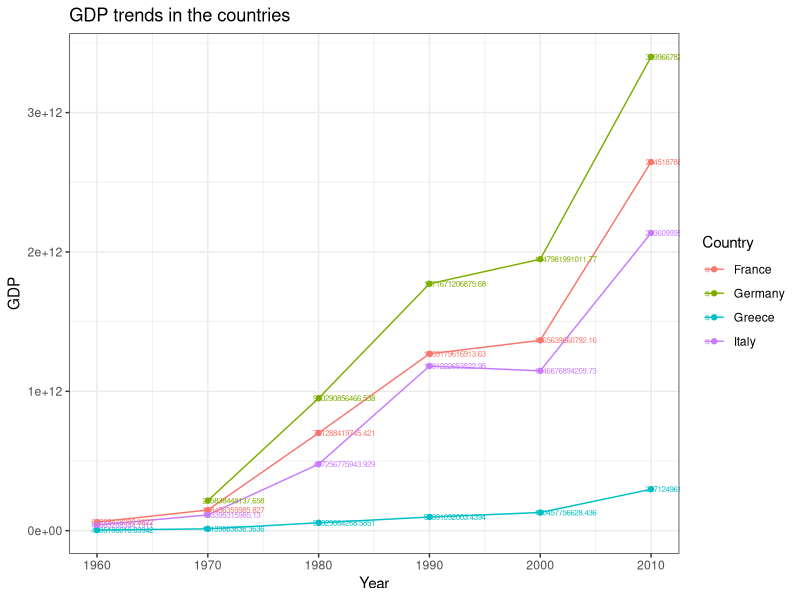
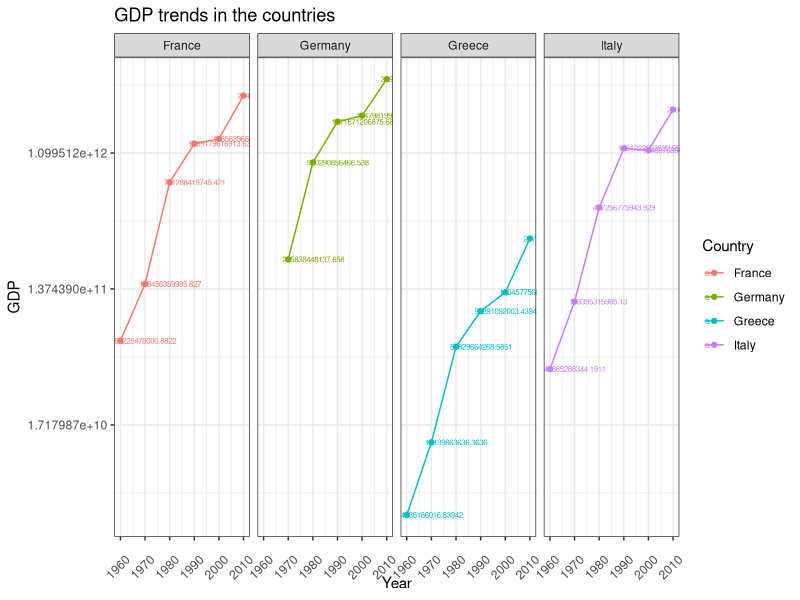
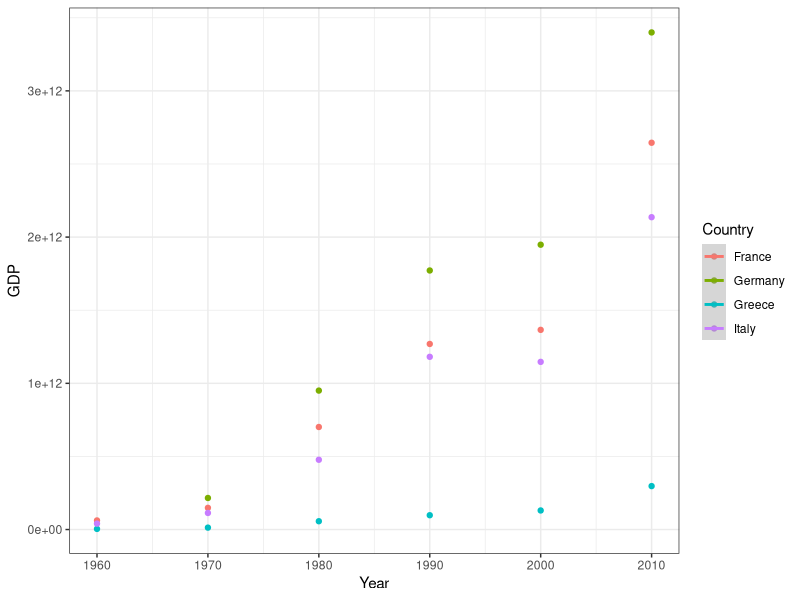
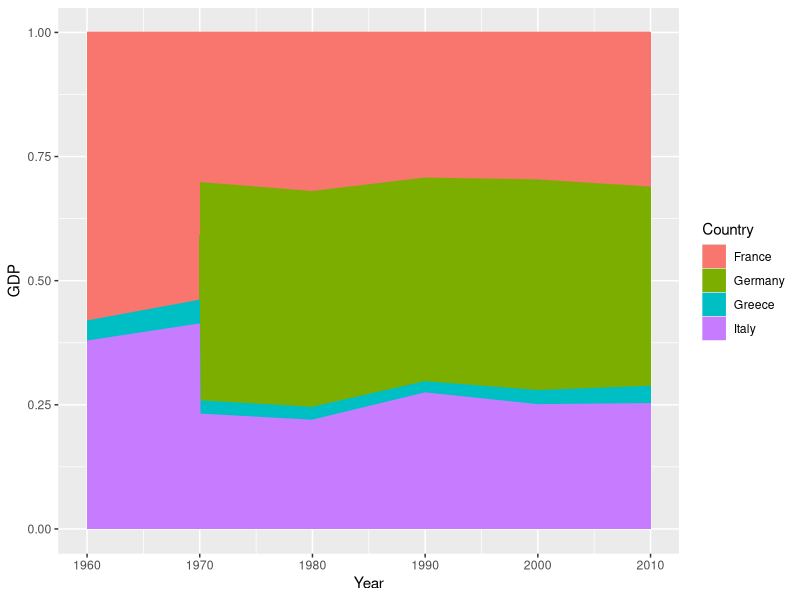
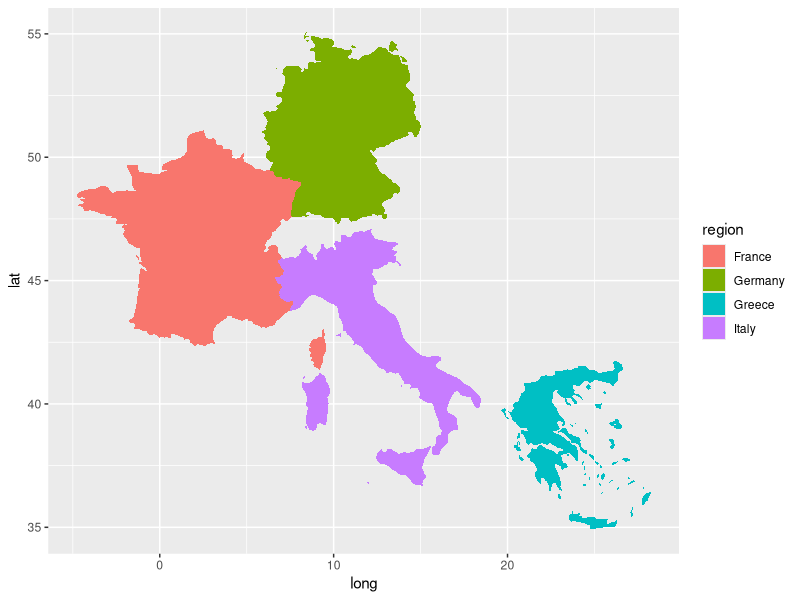
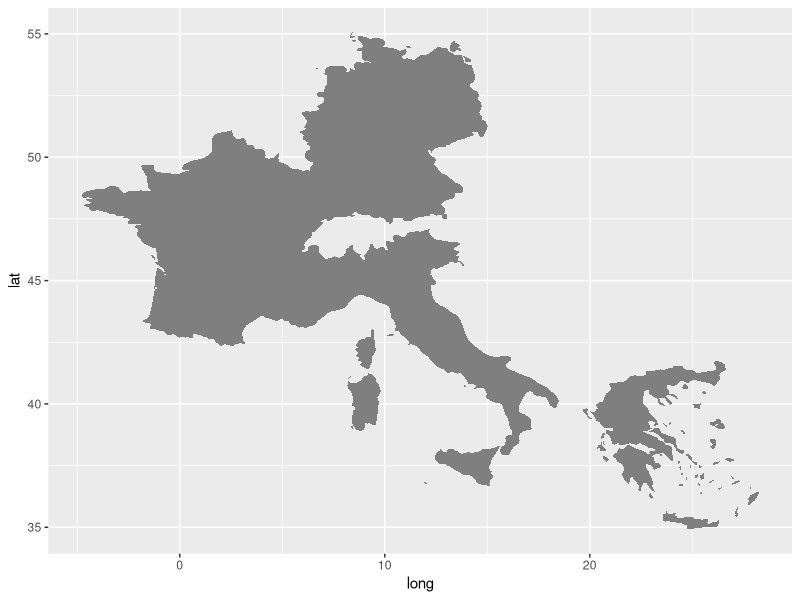

Generate these figures, in order, with R:
# task1
library(tidyverse)
GDP <- read.csv(file = "GDP.csv")
# na
anyNA(GDP)
# 将列名[X]替换为""
colnames(GDP) <-
  gsub(pattern = "[X]",
       replacement = "",
       x = colnames(GDP))
colnames(GDP)[1] <- "Country"
class(GDP$"1961")
# 取子集
GDP_subset <- subset(GDP, select = c(1, 5:60)) #删除无用
ncol(GDP_subset)# 列数
# gather:变为长格式
GDP_subset <- gather(GDP_subset, key = "Year", value = "GDP", 
                     2:57)
GDP_subset <- drop_na(GDP_subset)
# 选取特殊项
GDP_subset <- GDP_subset %>% filter(
  Country %in% c("Greece", "Germany", "France", "Italy") & 
    Year %in% c(1960, 1970, 1980, 1990, 2000, 2010, 2018))
# 整理
GDP_subset <- arrange(GDP_subset, Country, Year)
# 
GDP_subset <- mutate(GDP_subset, Year = as.integer(Year),
                     Country = as.factor(Country),
                     GDP = as.numeric(GDP))


# task2
g <- ggplot(data = GDP_subset, 
            aes(x = Year, y = GDP, color = Country))
g1 <- g + geom_point() + geom_line(aes(group = Country)) +
  geom_text(mapping = aes(label = GDP),
            hjust = 0.1,
            nudge_x = 0.05,
            size = 2) +
  labs(title = "GDP trends in the countries") +
  theme_bw()
g1
g2 <- g1 + scale_y_continuous(trans = 'log2') + 
  facet_wrap( ~ Country, ncol = 4) + 
  theme(axis.text.x = element_text(size = 9, angle = 45, vjust = 0.1))
g2
ggplot(data = GDP_subset, aes(
  x = Year,
  y = GDP,
  color = Country
)) +
  geom_point() +
  geom_smooth(method = "losess") +# 平滑
  theme_bw()
ggplot(data = GDP_subset, aes(
  x = Year,
  y = GDP,
  color = Country)) +
  geom_area(aes(fill = Country), position = "fill")


# task3
GDP_subset_2018 <- filter(GDP_subset, Year == 2018)
library(maps)
eu_map <- map_data("world", 
                   region = c("France", "Germany", "Italy", "Greece"))
# long经度lat纬度
ggplot(eu_map, aes(x = long, y = lat, group = group)) +
  geom_polygon(aes(fill = region))
gdp.map <- left_join(eu_map, 
                     GDP_subset_2018, by = c("region"="Country"))
gmap <-
  ggplot(gdp.map, aes(x = long, y = lat, group = group)) + 
  geom_polygon(aes(fill = GDP))
gmap



# 保存
save.image(file = "week9_practice.RData")
